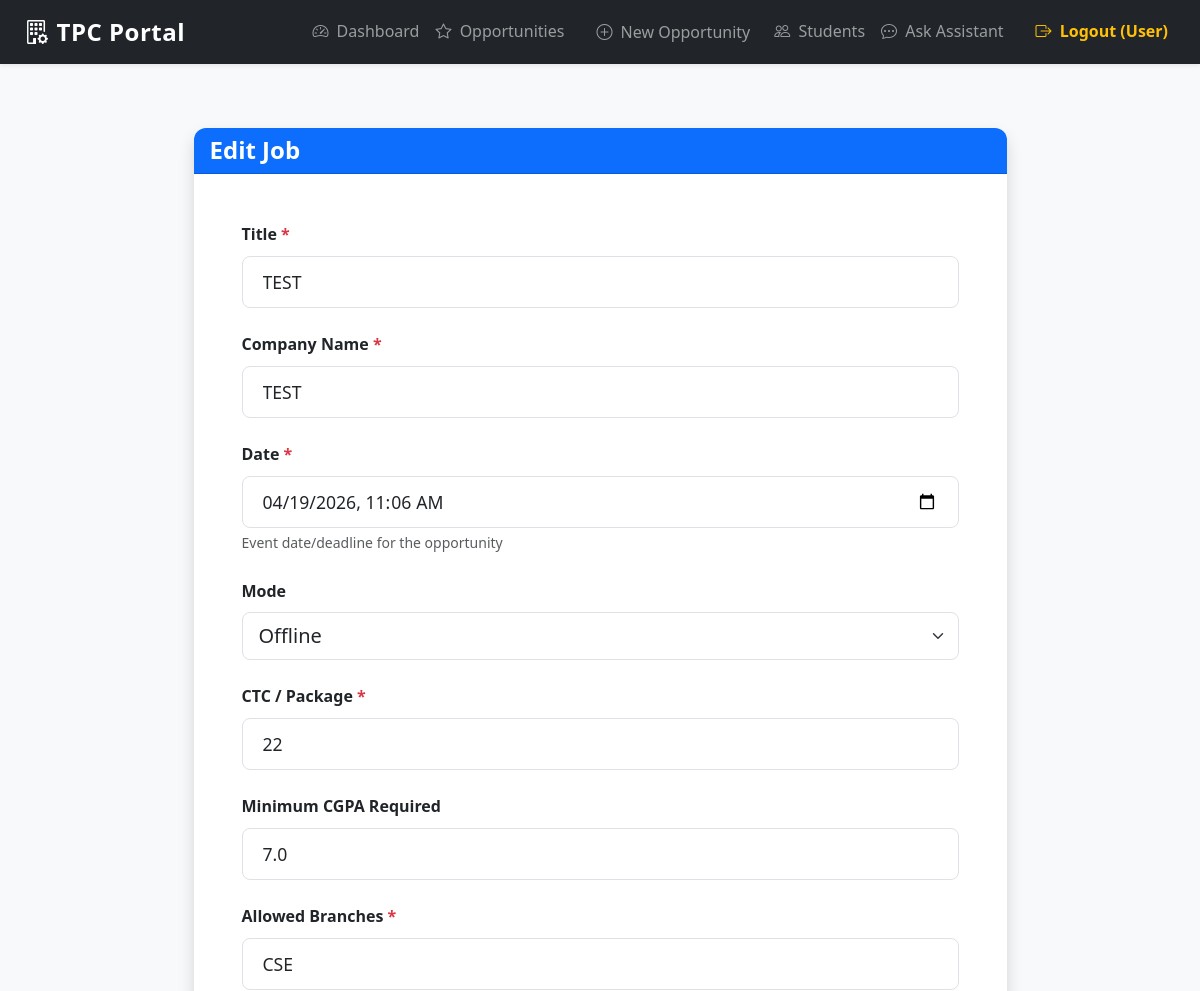
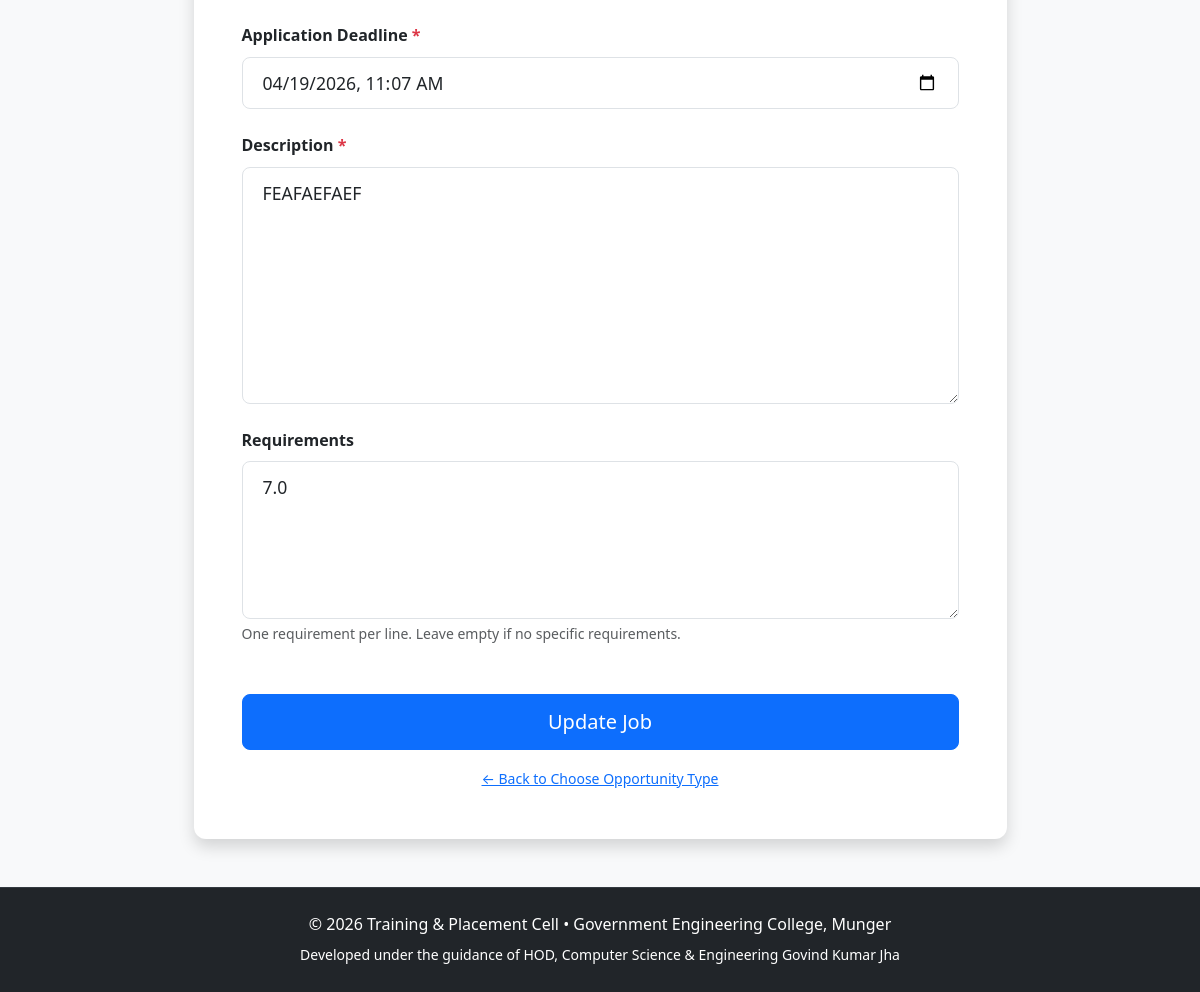
The page /admin/edit_opportunity/5 (signed in) on the database its author committed (2 pictures, top to bottom).
### app/models.py (models this page shows, shortened)
class Opportunity(db.Model):
    __tablename__ = 'opportunities'
    id = db.Column(db.Integer, primary_key=True)
    title = db.Column(db.String(200), nullable=False)
    type = db.Column(db.String(50), nullable=False)  # e.g. Job, Internship, Session, Hackathon, Bootcamp, Seminar
    organizer = db.Column(db.String(150))
    company_name = db.Column(db.String(150))
    description = db.Column(db.Text)
    requirements = db.Column(db.Text)  # JSON string or newline-separated list
    date = db.Column(db.DateTime)
    mode = db.Column(db.String(50))
    ctc = db.Column(db.String(50))  # e.g. "12 LPA", "500/month"
    min_cgpa = db.Column(db.Float)  # Minimum CGPA required
    allowed_branches = db.Column(db.Text)  # comma-separated
    deadline = db.Column(db.DateTime)  # Application deadline
    created_at = db.Column(db.DateTime, default=datetime.utcnow)

### app/admin/routes.py (the view, shortened to what this page needs)
@bp.route('/edit_opportunity/<int:opp_id>', methods=['GET', 'POST'])
@admin_required
def edit_opportunity(opp_id):
    opp = Opportunity.query.get_or_404(opp_id)
    return render_template('admin/create_opportunity.html', opp_type=opp.type, opportunity=opp)

### app/admin/routes.py (called while the page is built)
def admin_required(f):
    @wraps(f)
    def decorated_function(*args, **kwargs):
        if 'user_id' not in session or session.get('role') != 'Admin':
            flash('You must be an admin to access this page.', 'danger')
            return redirect(url_for('auth.login'))
        return f(*args, **kwargs)
    return decorated_function

### templates/admin/create_opportunity.html (shortened to what this page needs)
{% extends "base.html" %}
{% block content %}
<div class="container py-4">
    <div class="row justify-content-center">
        <div class="col-lg-9">
            <div class="card shadow border-0">
                <div class="card-header bg-primary text-white">
                    <h4 class="mb-0">{% if opportunity %}Edit{% else %}Post a New{% endif %} {{ opp_type }}</h4>
                </div>
                <div class="card-body p-4 p-md-5">
                    <form method="POST" novalidate>
                        <div class="mb-4">
                            <label for="title" class="form-label fw-bold">Title <span class="text-danger">*</span></label>
                            <input type="text"
                                   class="form-control form-control-lg"
                                   id="title"
                                   name="title"
                                   placeholder="e.g. Senior Software Engineer, Python Bootcamp, AI Hackathon 2024"
                                   value="{{ opportunity.title if opportunity else '' }}"
                                   required
                                   autofocus>
                        </div>
                        <div class="mb-4">
                            <label for="organizer" class="form-label fw-bold">
                                {% if opp_type == 'Job' %}Company Name{% elif opp_type == 'Internship' %}Organization Name{% else %}Organizer{% endif %}
                                <span class="text-danger">*</span>
                            </label>
                            <input type="text"
                                   class="form-control form-control-lg"
                                   id="organizer"
                                   name="organizer"
                                   placeholder="e.g. Google, IIT, CodeChef"
                                   value="{{ opportunity.organizer if opportunity else '' }}"
                                   required>
                        </div>
                        <div class="mb-4">
                            <label for="date" class="form-label fw-bold">Date <span class="text-danger">*</span></label>
                            <input type="datetime-local"
                                   class="form-control form-control-lg"
                                   id="date"
                                   name="date"
                                   value="{% if opportunity and opportunity.date %}{{ opportunity.date.strftime('%Y-%m-%dT%H:%M') }}{% endif %}"
                                   required>
                            <div class="form-text text-muted">Event date/deadline for the opportunity</div>
                        </div>
                        <div class="mb-4">
                            <label for="mode" class="form-label fw-bold">Mode</label>
                            <select class="form-select form-select-lg" id="mode" name="mode">
                                <option value="Offline" {% if opportunity and opportunity.mode == 'Offline' %}selected{% endif %}>Offline</option>
                            </select>
                        </div>
                        {% if opp_type in ['Job', 'Internship'] %}
                            <div class="mb-4">
                                <label for="ctc" class="form-label fw-bold">CTC / Package <span class="text-danger">*</span></label>
                                <input type="text"
                                       class="form-control form-control-lg"
                                       id="ctc"
                                       name="ctc"
                                       placeholder="e.g. 12 LPA, 8-10 LPA, 500/month"
                                       value="{{ opportunity.ctc if opportunity else '' }}"
                                       required>
                            </div>
                            <div class="mb-4">
                                <label for="min_cgpa" class="form-label fw-bold">Minimum CGPA Required</label>
                                <input type="number"
                                       step="0.01"
                                       min="0"
                                       max="10"
                                       class="form-control form-control-lg"
                                       id="min_cgpa"
                                       name="min_cgpa"
                                       placeholder="e.g. 7.5"
                                       value="{{ opportunity.min_cgpa if opportunity else '' }}">
                            </div>
                            <div class="mb-4">
                                <label for="allowed_branches" class="form-label fw-bold">Allowed Branches <span class="text-danger">*</span></label>
                                <input type="text"
                                       class="form-control form-control-lg"
                                       id="allowed_branches"
                                       name="allowed_branches"
                                       placeholder="e.g. CSE,IT,ECE,CS,AI,DS (comma separated)"
                                       value="{{ opportunity.allowed_branches if opportunity else '' }}"
                                       required>
                            </div>
                            <div class="mb-4">
                                <label for="deadline" class="form-label fw-bold">Application Deadline <span class="text-danger">*</span></label>
                                <input type="datetime-local"
                                       class="form-control form-control-lg"
                                       id="deadline"
                                       name="deadline"
                                       value="{% if opportunity and opportunity.deadline %}{{ opportunity.deadline.strftime('%Y-%m-%dT%H:%M') }}{% endif %}"
                                       required>
                            </div>
                        {% endif %}
                        <div class="mb-4">
                            <label for="description" class="form-label fw-bold">Description <span class="text-danger">*</span></label>
                            <textarea class="form-control form-control-lg"
                                      id="description"
                                      name="description"
                                      rows="8"
                                      placeholder="Provide details about the opportunity, role, location, selection process, etc."
                                      required>{{ opportunity.description if opportunity else '' }}</textarea>
                        </div>
                        <div class="mb-4">
                            <label for="requirements" class="form-label fw-bold">Requirements</label>
                            <textarea class="form-control form-control-lg"
                                      id="requirements"
                                      name="requirements"
                                      rows="5"
                                      placeholder="List requirements (one per line):&#10;- Minimum CGPA 7.0&#10;- Skills: Python, Java&#10;- Allowed branches: CSE, IT">{{ opportunity.requirements if opportunity else '' }}</textarea>
                            <div class="form-text text-muted">One requirement per line. Leave empty if no specific requirements.</div>
                        </div>
                        <div class="d-grid mt-5">
                            <button type="submit" class="btn btn-primary btn-lg">
                                {% if opportunity %}Update {{ opp_type }}{% else %}Post {{ opp_type }}{% endif %}
                            </button>
                        </div>
                        <div class="text-center mt-3">
                            <small class="text-muted">
                                <a href="{{ url_for('admin.post_job') }}">← Back to Choose Opportunity Type</a>
                            </small>
                        </div>
                    </form>
                </div>
            </div>
        </div>
    </div>
</div>
{% endblock %}

### static/css/styles.css (style rules this page uses)
:root { --primary: #0d6efd; --primary-dark: #0b5ed7; --success: #198754; --warning: #ffc107; --danger: #dc3545; --info: #0dcaf0; --light-bg: #f8f9fa; --dark-bg: #212529; }
body { font-family: 'Segoe UI', system-ui, -apple-system, sans-serif; background-color: var(--light-bg); color: #333; line-height: 1.6; }
h1, h2, h3, h4, h5, h6 { font-weight: 600; }
.card { border-radius: 12px; overflow: hidden; }
.btn { font-weight: 500; transition: all 0.15s ease; white-space: nowrap; }
.btn-lg { padding: 0.75rem 1.75rem; }
.btn-primary { background-color: var(--primary); border-color: var(--primary); }
.form-control-lg { padding: 0.75rem 1.25rem; font-size: 1.1rem; }
.form-label { font-weight: 500; margin-bottom: 0.5rem; }

### rows shown on the page
Opportunity: type "Job", title "TEST", organizer "TEST", date "04/19/2026 11:06", mode "Offline", ctc "22", min_cgpa "7.0", allowed_branches "CSE", deadline "04/19/2026 11:07", description "FEAFAEFAEF", requirements "7.0"

### other values the page prints
{{ session.username if 'username' in session else 'User' }} "User"
